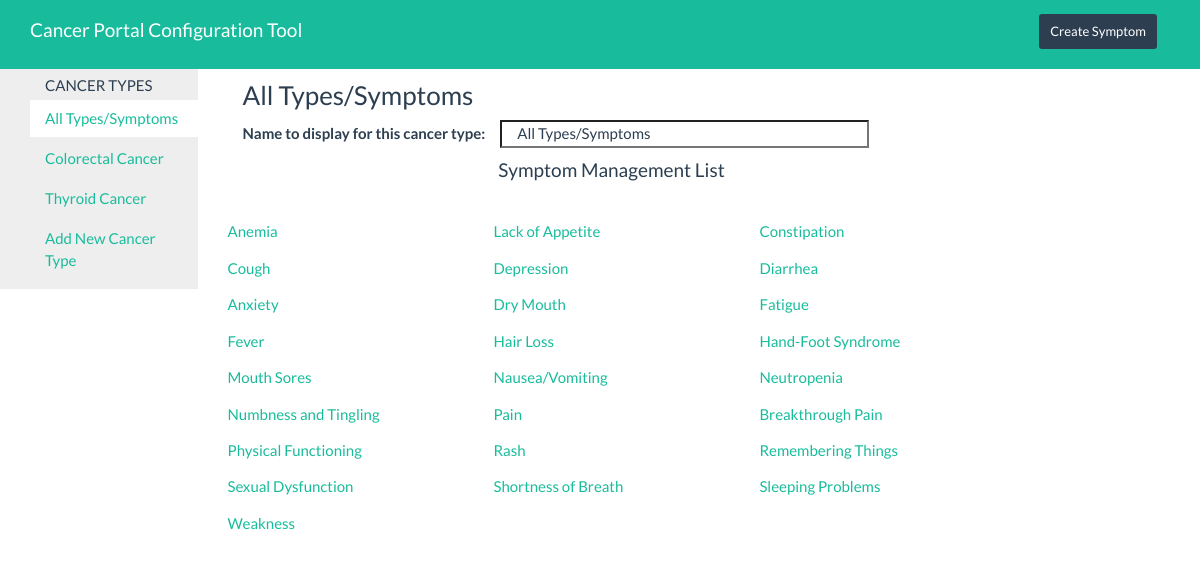
/ct/index.php, run on the app's committed database.
### tables this page shows
CREATE TABLE `cancerlist` (
  `id` int(11) NOT NULL,
  `cancer` varchar(64) NOT NULL,
  `label` varchar(64) NOT NULL
);

### public/ct/application/controllers/Cancertypes.php (called while the page is built, shortened)
<?php
class Cancertypes extends CI_Controller {
	public function __construct() {
		$this->load->library('session');
		$this->load->model('cancerlist_model');
		$this->load->model('symptom_model');
    }
	public function index()
	{	$data = Array();
		$data["c_id"] = $this->uri->segment(3, 1);
		$data["cancertypes"] = $this->cancerlist_model->get_cancerlist();
		$data["symptoms"] = $this->symptom_model->get_symptoms_by_cancer_id($data["c_id"]);
		$data["all_symptoms"] = $this->symptom_model->get_all_symptoms();
		$this->load->view('templates/head');
		$this->load->view('templates/left_side', $data);
		$this->load->view('cancertypes/index', $data);
		$this->load->view('templates/left_side_close');
	}
}

### public/ct/index.php (called while the page is built, shortened)
<?php
require_once BASEPATH.'core/CodeIgniter.php';

### public/ct/application/models/Cancerlist_model.php (called while the page is built, shortened)
<?php
class Cancerlist_model extends CI_Model {
		public function get_cancerlist(){
			$sql = "SELECT * from cancerlist ";
			$query = $this->db->query($sql);
			$result = $query->result_array();
			return $result;
		}
  }
?>

### public/ct/application/models/Symptom_model.php (called while the page is built, shortened)
<?php
class Symptom_model extends CI_Model {
		public function get_symptoms_by_cancer_id($cancer_id){
			$sql = "SELECT cancer_symptoms.symptom_id, sort_name, display_name from cancer_symptoms, symptoms
					WHERE cancer_id = '".$cancer_id."'
					AND cancer_symptoms.symptom_id = symptoms.id
					ORDER BY sort_name";
			$query = $this->db->query($sql);
			$result = $query->result_array();
			return $result;
		}
  }
?>

### public/ct/application/views/templates/left_side.php (the view, shortened to what this page needs)
<div class="container-fluid" style="margin-top:10px;margin-left:0;margin-right:1em;">
	<div class="row">
    	<div class="col-xs-2 hidden-print" style="background-color:#eeeeee;margin-right:0;padding-left:0;padding-right:0;">
        	<div id="menu" style="padding-left:0;margin-left:0;margin-right:0;min-height:200px;">
            	<div style="text-align:center;margin-top:1em;width:100%;">CANCER TYPES</div>
                <ul style="list-style: none;margin-left:0;margin-right:0;padding-left:2em;">
                <?php
					foreach($cancertypes as $c){
						$background = '';
						if($c_id == $c["id"]){$background = 'background-color:#FFFFFF;';}
						echo '
						<li style="padding-top:0.5em; padding-bottom:0.5em; padding-left:1em; padding-right:1em; margin-top:0.25em;'.$background.'"><a href="'.base_url().'/cancertypes/index/'.$c["id"].'">'.$c["label"].'</a></li>';
					}
					$background = '';
					echo '<li style="padding-top:0.5em; padding-bottom:0.5em; padding-left:1em; padding-right:1em; margin-top:0.25em;'.$background.'"><a href="'.base_url().'/cancertypes/add">Add New Cancer Type</a></li>';
				?>
                </ul>
            </div>
        </div>
        <div id="form-container" class="col-xs-10 col-print-12">

### public/ct/application/views/templates/head.php (shortened to what this page needs)
<!DOCTYPE html>
<html lang="en">
<head>
    <link href="<?= config_item('base_uri') ?>/assets/css/bootstrap.min.css" rel="stylesheet">
    <link href="<?= config_item('base_uri') ?>/assets/font-awesome/css/font-awesome.min.css" rel="stylesheet" type="text/css">
</head>
<body style="padding-top:50px;">
    <nav class="navbar navbar-inverse navbar-fixed-top topnav" role="navigation">
        <div class="container topnav">
            <div class="navbar-header">
                <a class="navbar-brand topnav" href="<?php echo base_url(); ?>/cancertypes">Cancer Portal Configuration Tool</a>
            </div>
            <div class="collapse navbar-collapse" id="bs-example-navbar-collapse-1">
                <ul class="nav navbar-nav navbar-right">
                	<li id="create_symptom">
                    	<a href="<?php echo base_url(); ?>symptoms/create_symptom"><button type="button" id="create_symptom_btn" class="btn btn-sm btn-primary" style="margin-left:-1.2em;margin-right:1em;margin-top:-6px;margin-bottom:0;">Create Symptom</button></a>
                    </li>
                </ul>
            </div>
        </div>
    </nav>

### public/ct/application/views/cancertypes/index.php (shortened to what this page needs)
<div class="col-xs-10">
<?php
	$display_name = '';
	foreach($cancertypes as $c){
		if($c_id == $c["id"]){
			echo '
		<div class="col-xs-12"><h3>'.$c["label"].'</h3></div>';
		$display_name = $c["label"];
		}
	}
?>
    <div class="col-xs-12"><label>Name to display for this cancer type: </label><input type="text" id="cancername" name="cancername" value="<?php echo $display_name; ?>" placeholder="Enter Cancer Name" style="width:50%;margin-left:1em;padding-left:1em;" /></div>
    <div class="row row-gap">
        <div class="col-xs-12"><h4 style="text-align:center;">Symptom Management List</h4></div>
    </div>
	<div class="row row-gap">
    <?php
		foreach($symptoms as $s){
			$remove = '';
			echo'
			<div class="col-xs-4 symptoms"><a href="'.base_url().'symptoms/index/'.$c_id.'/'.$s["symptom_id"].'">'.$s["display_name"].'</a>'.$remove.'</div>';
		}
		echo'
			</div>  ';
	?>
</div>

### public/ct/application/views/templates/left_side_close.php
    	</div>
	</div>
</div>

### public/ct/application/views/cancertypes/index.php (style rules this page uses)
.row-gap { margin-top:1em; }
.symptoms { margin-top:1em; }

### data on the page
cancerlist: label "All Types/Symptoms", cancername "All Types/Symptoms"
cancerlist: label "Colorectal Cancer"
cancerlist: label "Thyroid Cancer"

### other printed values
$s["display_name"] "Anemia"
$s["display_name"] "Lack of Appetite"
$s["display_name"] "Constipation"
$s["display_name"] "Cough"
$s["display_name"] "Depression"
$s["display_name"] "Diarrhea"
$s["display_name"] "Anxiety"
$s["display_name"] "Dry Mouth"
$s["display_name"] "Fatigue"
$s["display_name"] "Fever"
$s["display_name"] "Hair Loss"
$s["display_name"] "Hand-Foot Syndrome"
$s["display_name"] "Mouth Sores"
$s["display_name"] "Nausea/Vomiting"
$s["display_name"] "Neutropenia"
